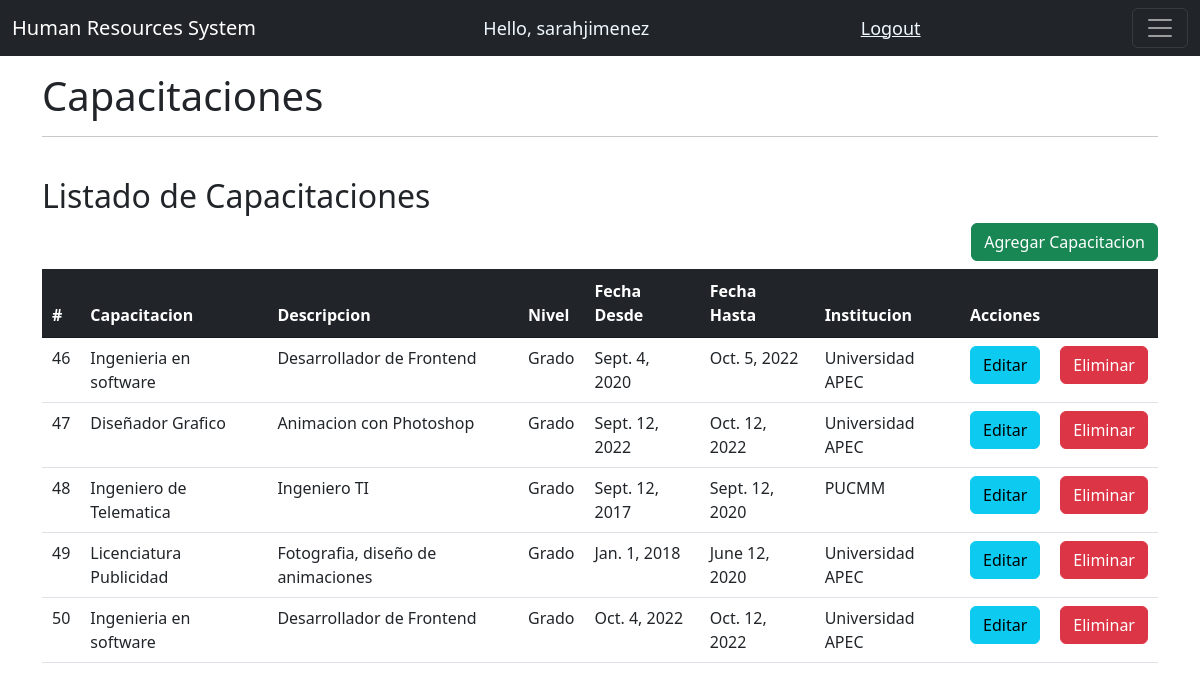
/capacitaciones/ (signed in), run on the app's committed database.
### system/models.py (models this page shows, shortened)
class Capacitaciones(models.Model):
    NIVEL = {
        ('Grado', 'Grado'),
        ('Postgrado', 'Postgrado'),
        ('Maestria', 'Maestria'),
        ('Tecnologo', 'Tecnologo'),
        ('Tecnico', 'Tecnico'),
        ('Gestion', 'Gestion')
    }
    createdBy=models.ForeignKey(User, on_delete=models.CASCADE, null=True, editable=False)
    capacitacion=models.CharField(max_length=75, null=True)
    descripcion=models.CharField(max_length=200, null=True)
    nivel=models.CharField(max_length=12, null=True, choices=NIVEL)
    fechaDesde=models.DateField(null=False)
    fechaHasta=models.DateField(null=False)
    institucion=models.CharField(max_length=50, null=True)

### system/decorators.py (the view)
        def wrapper_func(request, *args, **kwargs):
            group = None
            if request.user.groups.exists():
                group = request.user.groups.all()[0].name
            if group in allowed_roles:
                return view_func(request, *args, **kwargs)
            else:
                return HttpResponse('No estas autorizado para ver esta pagina')

### system/views.py (called while the page is built)
@login_required(login_url='loginPage')
@allowed_users(allowed_roles=['admin', 'candidato'])
def capacitaciones(request):
    capacitaciones = Capacitaciones.objects.all()
    return render(request, 'system/capacitaciones.html', {'capacitaciones': capacitaciones})

### system/templates/system/capacitaciones.html
{% extends 'system/main.html' %}
{% block content %}
<br>
<h1>Capacitaciones</h1>
<hr>
<br>
<h2>Listado de Capacitaciones</h2>
<div class="modal-footer">
<a class="btn btn-success" href="{% url 'registrarCapacitaciones' %}" role="button">Agregar Capacitacion</a>
</div>
<div class="table-responsive py-2">
    <table class="table" id="table_id">
        <thead class="table-dark">
            <tr>
                <th scope="col">#</th>
                <th scope="col">Capacitacion</th>
                <th scope="col">Descripcion</th>
                <th scope="col">Nivel</th>
                <th scope="col">Fecha Desde</th>
                <th scope="col">Fecha Hasta</th>
                <th scope="col">Institucion</th>
                <th scope="col" colspan="2">Acciones</th>
            </tr>
        </thead>
        <tbody>
            {% for i in capacitaciones %}
            <tr>
                <td>{{i.id}} </td>
                <td>{{i.capacitacion}} </td>
                <td>{{i.descripcion}} </td>
                <td>{{i.nivel}} </td>
                <td>{{i.fechaDesde}} </td>
                <td>{{i.fechaHasta}} </td>
                <td>{{i.institucion}} </td>
                {% if request.user.is_staff %}
                <td><a href="/editarCapacitacion/{{i.id}}" class="btn btn-info">Editar</a></td>
                <td><a href="/eliminarCapacitacion/{{i.id}}" class="btn btn-danger">Eliminar</a></td>
                {% endif %}
            </tr>
              {% endfor %}
          </tbody>
    </table>
</div>
{% endblock %}

### system/templates/system/navbar.html (shortened to what this page needs)
{% load static%}
<nav class="navbar navbar-dark bg-dark fixed-top">
    <div class="container-fluid">
      <a class="navbar-brand" href="{% url 'home' %}">Human Resources System</a>
      <span class="hello-msg">Hello, {{request.user}}</span>
      <span><a class="hello-msg" href="{% url 'logoutUser' %}">Logout</a></span>
      <button class="navbar-toggler" type="button" data-bs-toggle="offcanvas" data-bs-target="#offcanvasNavbar" aria-controls="offcanvasNavbar">
        <span class="navbar-toggler-icon"></span>
      </button>
    </div>
  </nav>
  <br>

### static/css/main.css (style rules this page uses)
body { background-color: rgb(255, 255, 255); }

### system/templates/system/navbar.html (style rules this page uses)
.hello-msg { font-size: 18px; color: aliceblue; }

### data on the page
Capacitaciones: id "46", capacitacion "Ingenieria en software", descripcion "Desarrollador de Frontend", nivel "Grado", fechaDesde "Sept. 4, 2020", fechaHasta "Oct. 5, 2022", institucion "Universidad APEC"
Capacitaciones: id "47", capacitacion "Diseñador Grafico", descripcion "Animacion con Photoshop", nivel "Grado", fechaDesde "Sept. 12, 2022", fechaHasta "Oct. 12, 2022", institucion "Universidad APEC"
Capacitaciones: id "48", capacitacion "Ingeniero de Telematica", descripcion "Ingeniero TI", nivel "Grado", fechaDesde "Sept. 12, 2017", fechaHasta "Sept. 12, 2020", institucion "PUCMM"
Capacitaciones: id "49", capacitacion "Licenciatura Publicidad", descripcion "Fotografia, diseño de animaciones", nivel "Grado", fechaDesde "Jan. 1, 2018", fechaHasta "June 12, 2020", institucion "Universidad APEC"
Capacitaciones: id "50", capacitacion "Ingenieria en software", descripcion "Desarrollador de Frontend", nivel "Grado", fechaDesde "Oct. 4, 2022", fechaHasta "Oct. 12, 2022", institucion "Universidad APEC"

### other printed values
{{ request.user }} "sarahjimenez"
